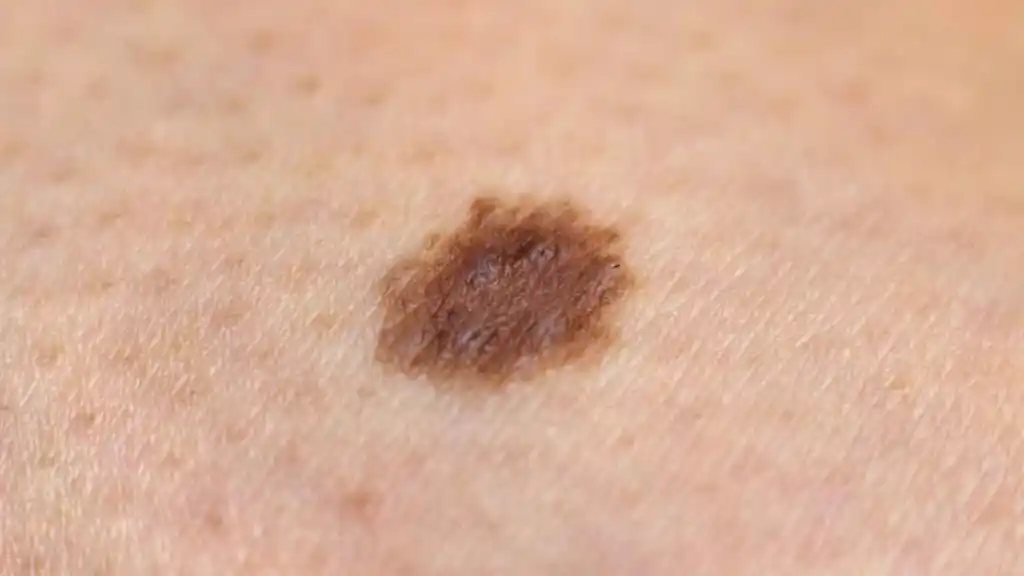
%> input picture prueba.png, 1024 x 576 px
$ octave --eval "result = procesar('prueba.png');"   (GNU Octave 9; MATLAB toolbox functions it lacks are replaced by stand-ins)
%> lines starting %> are read from the running program, lines starting %| are printed output that depends on the picture; in (x1, y1, x2, y2) boxes, pixels count from 0 and x2, y2 are one past the last pixel; in counts of white or black regions, pixels touching at a corner belong together; the program's own positions count from 1
function [area, perimetro, desviacion_color, asimetria] = procesar(ruta_imagen, debug_mode)
%> called with ruta_imagen = 'prueba.png'
    % Si no mandan el segundo argumento, asumimos falso
    if nargin < 2
        debug_mode = 0;
    end

    % Configuración anti-error
    try
        graphics_toolkit("gnuplot");
    catch
    end
    warning('off', 'all');
    pkg load image;

    ruta_imagen = char(ruta_imagen);

    try
        im = imread(ruta_imagen);
%> im is the input picture: size 576x1024x3 uint8; mean R, G, B 215.5, 174.1, 150.3
    catch
        area=0; perimetro=0; desviacion_color=0; asimetria=0; return;
    end

    im = imresize(im, [256, 256]);
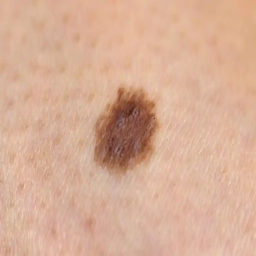
%> im: size 256x256x3 uint8; mean R, G, B 215.5, 174.1, 150.3
    if size(im, 3) == 3
        img_gray = rgb2gray(im);
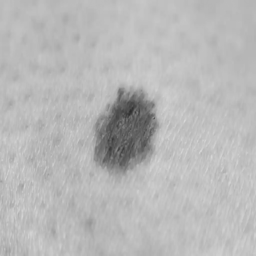
%> img_gray: size 256x256 uint8; min 45, max 215, mean 183.8
    else
        img_gray = im;
    end

    % --- SEGMENTACIÓN MEJORADA (OTSU) ---
    try
        nivel = graythresh(img_gray);
%> nivel = 0.576
        mapa = im2bw(img_gray, nivel);
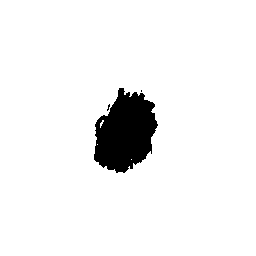
%> mapa: size 256x256 logical; 94.3% white; 3 black regions (2 under 20 px), largest, box (x1, y1, x2, y2) and area: (94, 88, 158, 173) 3712
    catch
        mapa = img_gray < 128;
    end

    % Lógica: Si las esquinas son blancas, invertir (porque el lunar debe ser blanco)
    if mapa(1,1) == 1 && mapa(1, end) == 1
       mapa = ~mapa;
    end

    % Limpieza agresiva de ruido
    mapa = bwareaopen(mapa, 100); % Borra manchas menores a 100px
%> mapa: size 256x256 logical; 5.7% white; 1 white region, box (x1, y1, x2, y2) and area: (94, 88, 158, 173) 3712
    mapa = imfill(mapa, 'holes'); % Rellena agujeros dentro del lunar
%> mapa: size 256x256 logical; 5.7% white; 1 white region, box (x1, y1, x2, y2) and area: (94, 88, 158, 173) 3729

    % --- GUARDAR IMAGEN DE PRUEBA (SOLO SI SE PIDE) ---
    if debug_mode == 1
        % Pone un borde verde alrededor de lo detectado sobre la original
        borde = bwperim(mapa);
        im_debug = im;
        R = im_debug(:,:,1); G = im_debug(:,:,2); B = im_debug(:,:,3);
        R(borde) = 0; G(borde) = 255; B(borde) = 0; % Linea Verde
        im_debug = cat(3, R, G, B);
        imwrite(im_debug, 'octave_debug_view.jpg');
    end

    % --- CÁLCULOS ---
    area = sum(mapa(:));
%> area = 3729
    perim_img = bwperim(mapa);
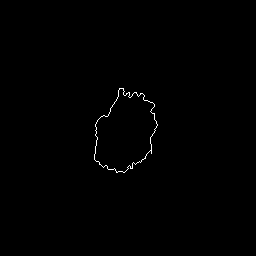
%> perim_img: size 256x256 logical; 0.4% white in thin lines or dots, all inside (x1, y1, x2, y2) = (94, 88, 158, 173)
    perimetro = sum(perim_img(:));
%> perimetro = 260

    pix = img_gray(mapa);
%> pix = 3729 values, max 163 at index 253, min 45 at index 2238, mean 107.1
    if isempty(pix)
        desviacion_color = 0;
    else
        desviacion_color = std(double(pix));
%> desviacion_color = 19.89
    end

    [r, c] = size(mapa);
%> r = 256; c = 256
    mid = floor(c/2);
%> mid = 128
    izq = mapa(:, 1:mid);
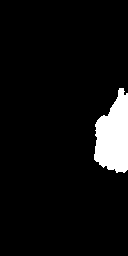
%> izq: size 256x128 logical; 6.3% white; 1 white region, box (x1, y1, x2, y2) and area: (94, 88, 128, 173) 2074
    der = mapa(:, end-mid+1:end);
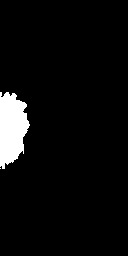
%> der: size 256x128 logical; 5.1% white; 2 white regions (1 under 20 px), largest, box (x1, y1, x2, y2) and area: (0, 92, 30, 169) 1654
    der_flip = fliplr(der);
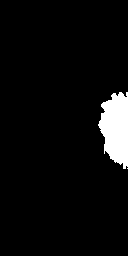
%> der_flip: size 256x128 logical; 5.1% white; 2 white regions (1 under 20 px), largest, box (x1, y1, x2, y2) and area: (98, 92, 128, 169) 1654

    if size(izq, 2) != size(der_flip, 2)
        m = min(size(izq, 2), size(der_flip, 2));
        izq = izq(:, 1:m);
        der_flip = der_flip(:, 1:m);
    end

    asimetria = sum(sum(xor(izq, der_flip))) / (area + 1);
%> asimetria = 0.202
%> `result = procesar('prueba.png');`: result = 3729
end
